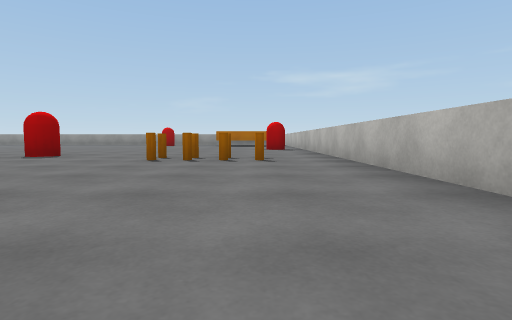
[1] (above)

22 first-person views from a walk through a Unity game level. The camera is 0.59 m above the floor, tilts 4° down and sees 80° across. The floor is counted in squares, 2 m on a side. Each view is taken from the middle of a square. On the plan, view 1 faces up. The plan holds only what a view shows up to about 9 squares ahead; the rest is blank. The player is left out. Surface patterns are stand-ins for the level's own textures.

[2]
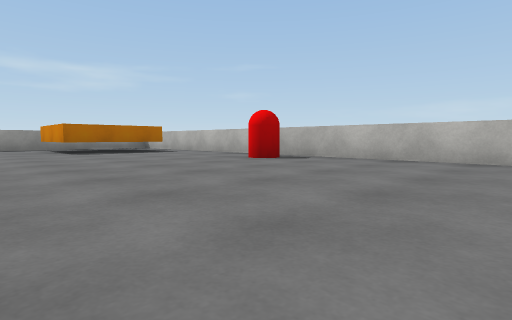

[3]
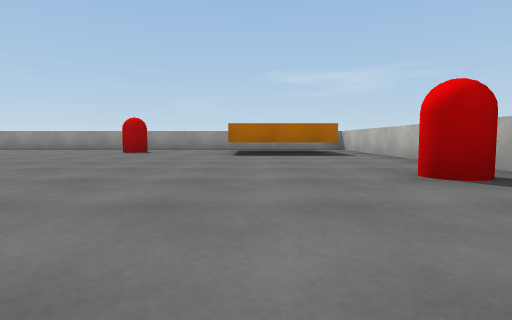

[4]
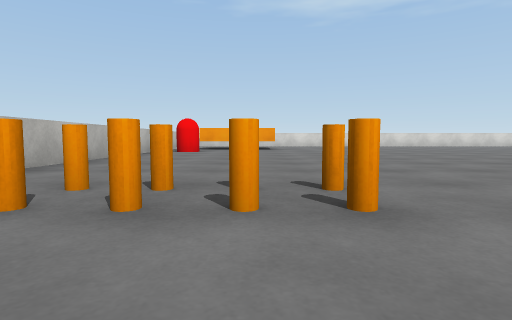

[5]
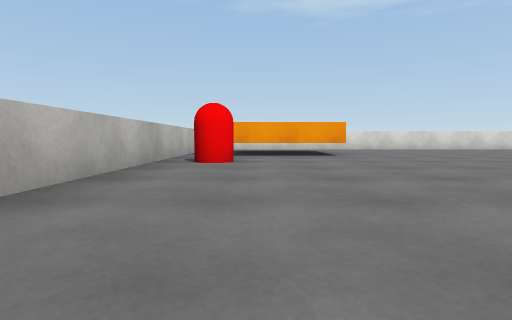

[6]
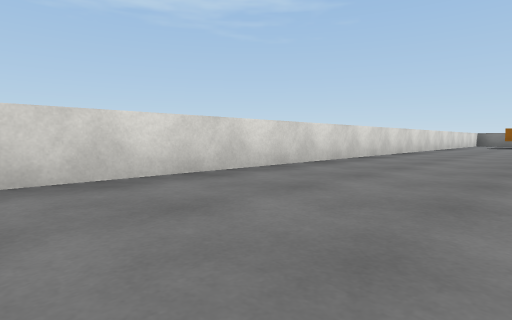

[7]
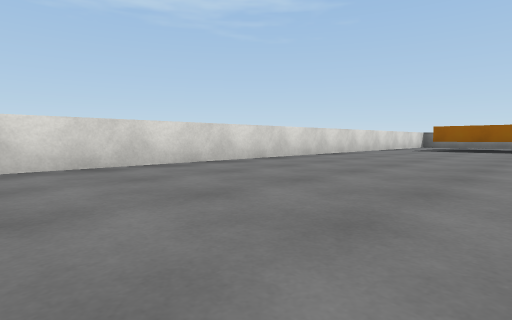

[8]
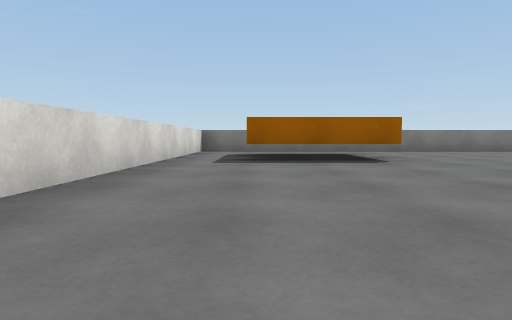

[9]
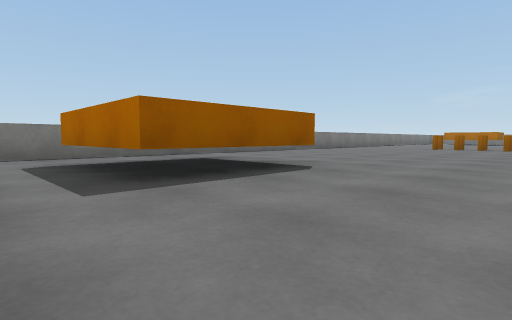

[10]
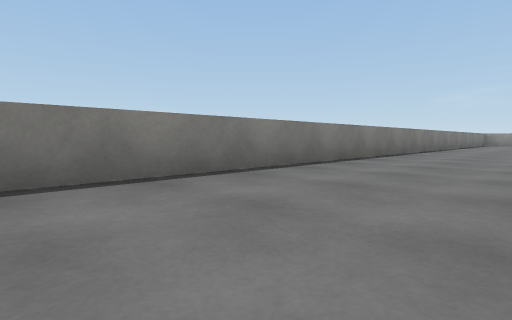

[11]
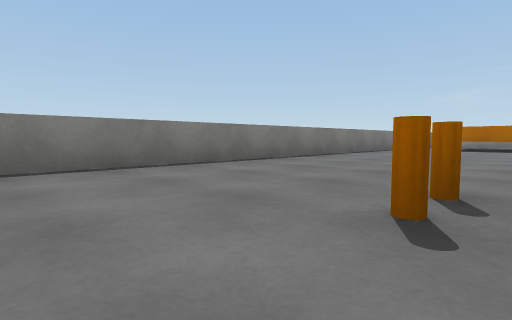

[12]
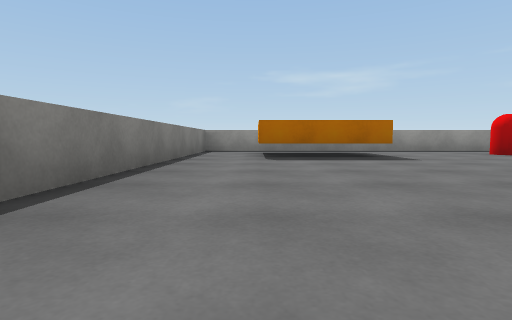

[13]
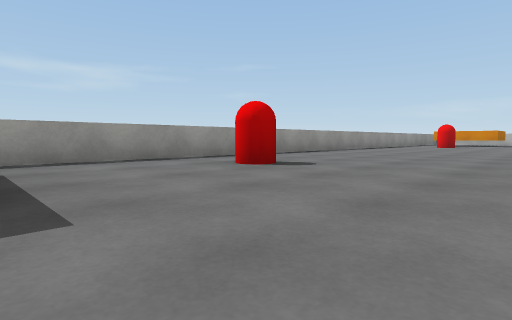

[14]
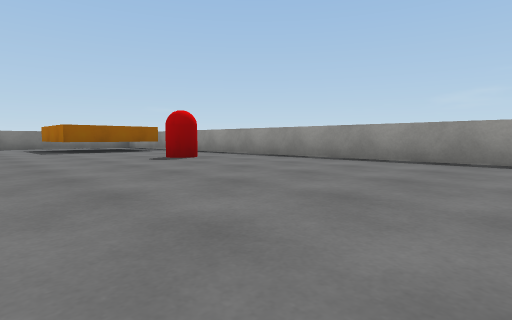

[15]
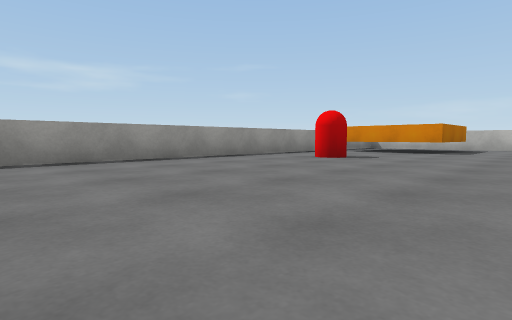

[16]
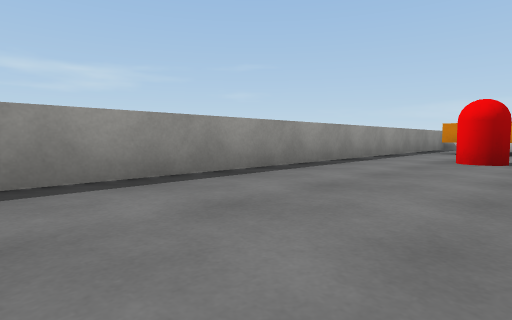

[17]
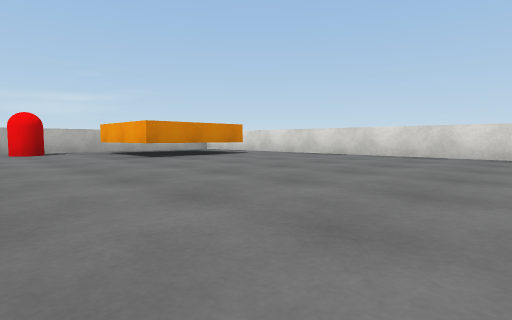

[18]
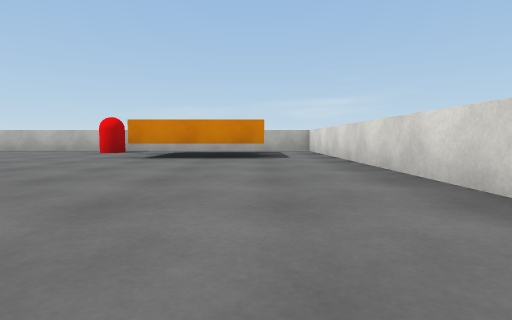

[19]
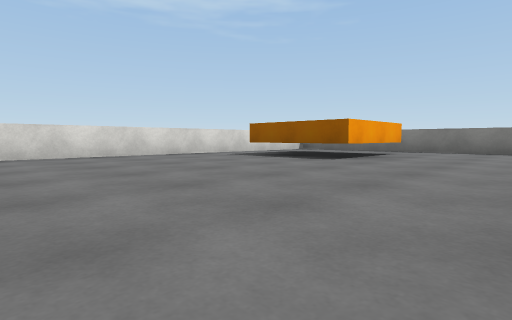

[20]
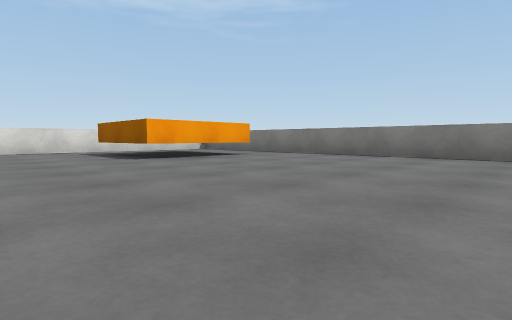

[21]
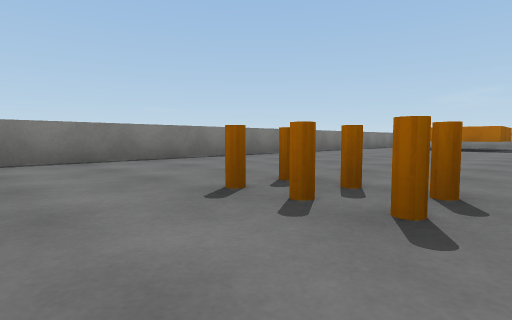

[22]
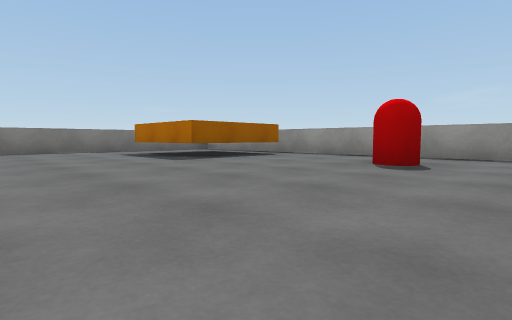

### Floor plan
Points are (right, up) in squares from view 1. A wall is a line through its corners. A room is listed if a view was taken in it or the views show most of it. See-through windows are left out.
Room 1 (views 1, 2, 3, 4, 5, 6, 7, 8, 9, 10, 11, 12, 13, 14, 15, 16, 17, 18, 19, 20, 21, 22)
walls: (0.5, 11.6) (-1.5, 11.6) (-1.5, 13.6); (-15, 13.6) (-15, 11.6) (-17, 11.6); (-1.5, -4.1) (-1.5, -2.1) (0.5, -2.1); (-17, -2.1) (-15, -2.1) (-15, -4.1) (-17, -4.1); (1.3, 14.2) (-18.2, 14.2) (-18.2, -5.3) (1.3, -5.3) (1.3, 14.2)
ways out: opening at (-0.5, 14); opening at (1, 12.5)
objects: other object (-15, 4) to (-14, 4); other object (-12, 13); other object (-4, 5); other object (-4, 13); other object (-1, 4) to (0, 4); other object (1, -1); other object (1, 8)

Where each view was taken, in squares from view 1:
view 1: 0 up, 0 right, facing up
view 2: 5 up, 3 left, facing up-right
view 3: 6 up, 1 left, facing up
view 4: 6 up, 1 left, facing down
view 5: 3 up, 0 right, facing down
view 6: 3 down, 4 left, facing down-left
view 7: 2 down, 7 left, facing down-left
view 8: 4 down, 11 left, facing left
view 9: 5 down, 13 left, facing up-left
view 10: 1 down, 16 left, facing up-left
view 11: 3 up, 15 left, facing up-left
view 12: 7 up, 17 left, facing up
view 13: 10 up, 15 left, facing up-right
view 14: 10 up, 8 left, facing up-left
view 15: 10 up, 8 left, facing up-right
view 16: 12 up, 8 left, facing up-right
view 17: 0 up, 6 left, facing down-right
view 18: 4 down, 6 left, facing right
view 19: 0 up, 11 left, facing down-left
view 20: 2 up, 13 left, facing down-left
view 21: 3 up, 14 left, facing up-left
view 22: 9 up, 11 left, facing up-left
